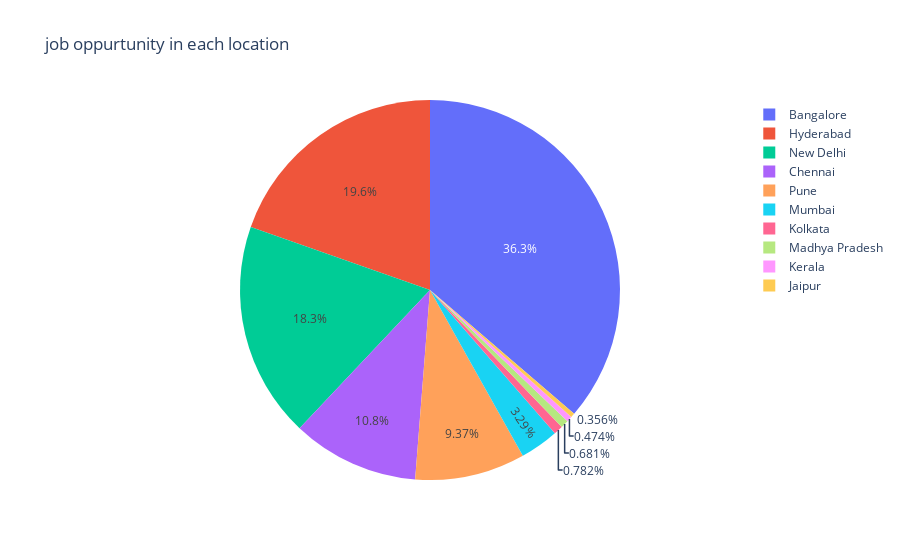

Notebook code cell kept with this figure:
### Markdown cell above
## getting the job frequencies in different locations

### Code cell
salary_data['Location'].value_counts()
fig = px.pie(salary_data, values=salary_data['Location'].value_counts().values, names=salary_data['Location'].value_counts().index, title='job oppurtunity in each location')
fig.show()

### Figure 1 — Plotly figure (JSON) as saved in the notebook; plotly's stock layout.template omitted (floating-point values rounded to 4 significant figures)
{"data": [{"domain": {"x": [0, 1], "y": [0, 1]}, "hovertemplate": "label=%{label}<br>value=%{value}<extra></extra>", "labels": ["Bangalore", "Hyderabad", "New Delhi", "Chennai", "Pune", "Mumbai", "Kolkata", "Madhya Pradesh", "Kerala", "Jaipur"], "legendgroup": "", "name": "", "showlegend": true, "type": "pie", "values": [8264, 4467, 4176, 2458, 2134, 749, 178, 155, 108, 81]}], "layout": {"legend": {"tracegroupgap": 0}, "title": {"text": "job oppurtunity in each location"}}}
